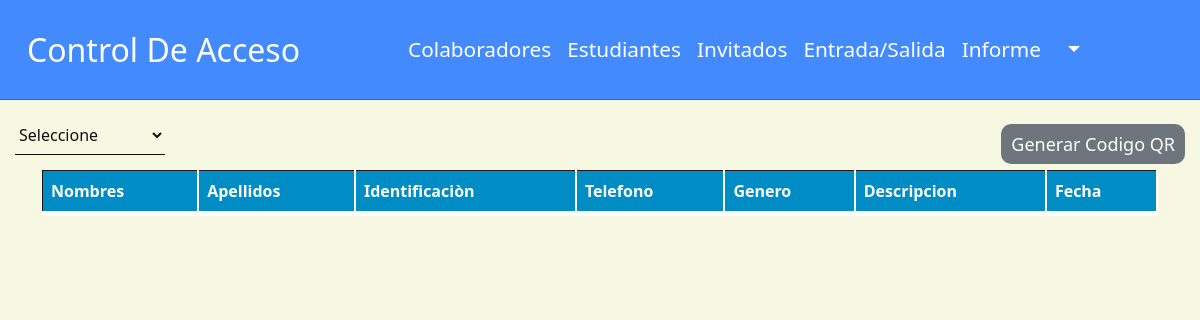
Before: /invitado.php with the older database file.
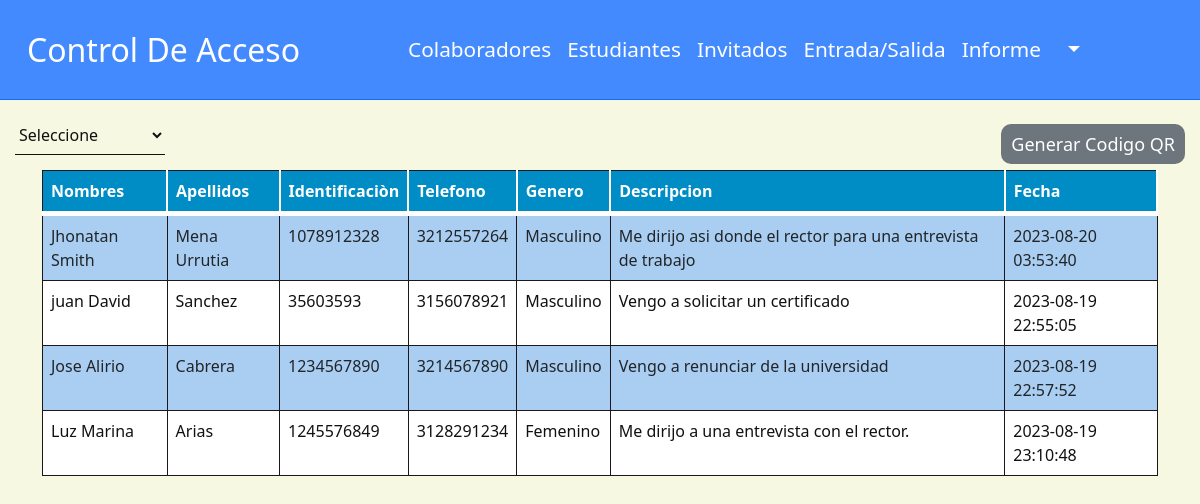
After: the same page with the newer database file.
### tables this page shows
CREATE TABLE `invitados` (
  `id` int(11) NOT NULL,
  `nombre` varchar(25) NOT NULL,
  `apellido` varchar(25) NOT NULL,
  `documento` varchar(11) NOT NULL,
  `telefono` varchar(11) NOT NULL,
  `genero` int(5) NOT NULL,
  `descripcion` varchar(1000) NOT NULL,
  `fecha` datetime DEFAULT NULL
);

CREATE TABLE `genero` (
  `id_genero` int(11) NOT NULL,
  `nombre` varchar(20) NOT NULL
);

### invitado.php (the view, shortened to what this page needs)
<?php
include './Database/conexion.php';
if (!isset($_POST["genero"])) {
    $consulta = "SELECT invitados.nombre, invitados.apellido, invitados.documento, genero.nombre as genero, invitados.descripcion, invitados.telefono , invitados.fecha FROM invitados
                 INNER JOIN genero ON invitados.genero = genero.id_genero";
    $consulta1 = $DB_con->prepare($consulta);
    $consulta1->execute();
}
?>
<!DOCTYPE html>
<html lang="en">
<head>
<link rel="stylesheet" href="https://cdn.jsdelivr.net/npm/bootstrap@5.2.2/dist/css/bootstrap.min.css" />
    <link rel="stylesheet" href="https://cdn.datatables.net/1.12.1/css/dataTables.bootstrap5.min.css" />
    <link rel="stylesheet" href="./css/header.css">
    <link rel="stylesheet" href="./css/caja.css">
    <link rel="stylesheet" href="./css/codigoQR.css">
</head>
<body>
        <header>
            <?php include './componentes/header.php' ?>
        </header>
    <div class="caja">
        <div class="posicion">
            <form action="" method="post">
            <select name="carrera" id="" onchange="cambio()">
                <option value="" >Seleccione</option>
            </select>
            </form>
        </div>
        <div class="todo">
            <div class="posiciom">
                <button type="submit" name="agregar" data-bs-toggle="modal" data-bs-target="#generar_qr"> Generar Codigo QR</button>
            </div>
        </div>
   </div>
    <div class="container">
     <table id="example" class="table table-striped table-bordered" style="width:100%">
        <thead>
            <tr>
                <th>Nombres</th>
                <th>Apellidos</th>
                <th>Identificaciòn</th>
                <th>Telefono</th>
                <th>Genero</th>
                <th>Descripcion</th>
                <th>Fecha</th>
            </tr>
        </thead>
        <tbody>
    <?php
    if ($consulta1->rowCount() > 0) {
      $rows = $consulta1->fetchAll(PDO::FETCH_ASSOC);
      $filaIndex = 0;
      foreach ($rows as $row) {
        $filaClass = $filaIndex % 2 == 0 ? 'tabla-filas' : '';
        echo '<tr class="' . $filaClass . '">';
        echo '<td>' . $row["nombre"] . '</td>';
        echo '<td>' . $row["apellido"] . '</td>';
        echo '<td>' . $row["documento"] . '</td>';
        echo '<td>' . $row["telefono"] . '</td>';
        echo '<td>' . $row["genero"] . '</td>';
        echo '<td>' . $row["descripcion"] . '</td>';
        echo '<td>' . $row["fecha"] . '</td>';
        echo '</tr>';
        $filaIndex++;
      }
    }
    ?>
  </tbody>
    </table>
</div>
</body>
</html>

### componentes/header.php (shortened to what this page needs)
<header>
<nav class="navbar navbar-expand-md border-bottom border-primary">
        <div class="container-fluid">
            <a href="./administracion.php" class="navbar-brand">Control De Acceso</a>
            <div id="MenuNavegacion" class="collapse navbar-collapse">
                <ul class="navbar-nav ml-auto" id="nav1">
                    <li class="nav-item"><a href="./colaboradores.php" class="nav-link">Colaboradores</a></li>
                    <li class="nav-item"><a href="./estudiantes.php" class="nav-link">Estudiantes</a></li>
                    <li class="nav-item"><a href="./invitado.php" class="nav-link">Invitados</a></li>
                    <li class="nav-item"><a href="./entrad-salida.php" class="nav-link">Entrada/Salida</a></li>
                    <li class="nav-item"><a href="./informe.php" class="nav-link">Informe</a></li>
                </ul>
                <ul class="navbar-nav ms-auto">
                    <li class="dropdown">
                        <a class="nav-link dropdown-toggle" href="#" role="button" data-bs-toggle="dropdown"
                            aria-expanded="false">
                        </a>
                    </li>
                </ul>
            </div>
        </div>
    </nav>
</header>

### css/header.css (style rules this page uses)
body { background-color: #f6f8e2; }
.navbar { height: 100px; background: #438AFE; }
.navbar-brand { font-size: 2rem; margin-left: 15px; margin-right: 100px; color: #fff; }
.nav-link { color: #fff; font-size: 1.3rem; }

### css/caja.css (style rules this page uses)
.caja { margin: 15px 15px; position: relative; }
.todo { position: relative; }
.posiciom { position: absolute; right: 0px; bottom: -9px; }
.posicion { position: relative; }
.caja select { border: none; border-bottom: 1px solid #111; background: transparent; outline: none; height: 40px; color: #111; font-size: 16px; width: 150px; }
.caja button { border: none; outline: none; height: 40px; padding: 5px 10px; background: #6D757D; color: #fff; font-size: 18px; border-radius: 10px; }
select { border: none; border-bottom: 1px solid #111; background: transparent; outline: none; height: 40px; color: #111; font-size: 16px; width: 100%; height: 30px; }
.table { border: solid 1px #1D171B; background: #fff; color: #111; }
.table th { border-right: solid 2px #fff; border-bottom: solid 5px #fff; background-color: #008DC6; color: #fff; }
.tabla-filas:nth-child(odd) { background-color: #b3d9ff; }

Changed rows visible on the page:
added invitados: nombre "Jhonatan Smith", apellido "Mena Urrutia", documento "1078912328", telefono "3212557264", genero.nombre "Masculino", descripcion "Me dirijo asi donde el rector para una entrevista de trabajo", fecha "2023-08-20 03:53:40"
added invitados: nombre "juan David", apellido "Sanchez", documento "35603593", telefono "3156078921", genero.nombre "Masculino", descripcion "Vengo a solicitar un certificado", fecha "2023-08-19 22:55:05"
added invitados: nombre "Jose Alirio", apellido "Cabrera", documento "1234567890", telefono "3214567890", genero.nombre "Masculino", descripcion "Vengo a renunciar de la universidad", fecha "2023-08-19 22:57:52"
added invitados: nombre "Luz Marina", apellido "Arias", documento "1245576849", telefono "3128291234", genero.nombre "Femenino", descripcion "Me dirijo a una entrevista con el rector.", fecha "2023-08-19 23:10:48"
